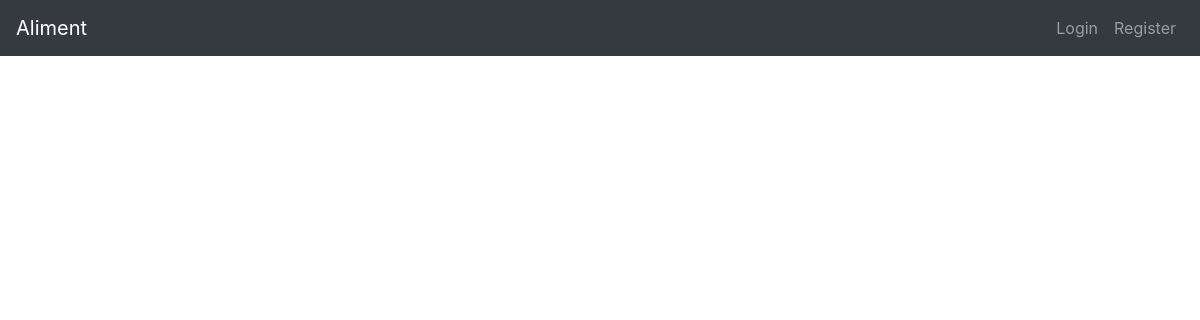
/products/, run on an earlier commit of the app's database.
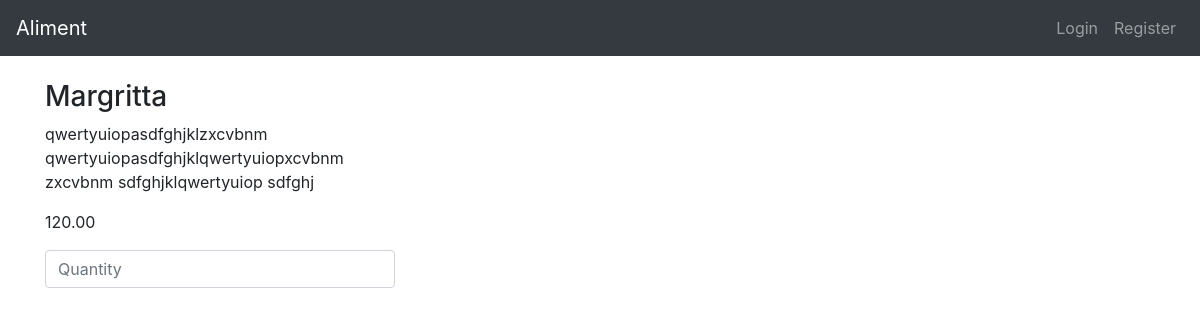
And on a later commit of the database.
### products/models.py (models this page shows, shortened)
class Product(models.Model):
    name = models.CharField(max_length=256, blank=False)
    detail = models.TextField()
    price = models.DecimalField(max_digits=10, decimal_places=2)
    image = models.ImageField(upload_to='images')

### products/views.py (the view)
# urls.py: path('products/', include('products.urls')),
def products(request):
    products = Product.objects.all()
    return render(request, 'products.html', {'products': products})

### products/templates/products.html (shortened to what this page needs)
{% extends 'base.html' %}
{% block content %}
<div class="row row-flex">
    {% for product in products %}
        <div class="col-xs-10 col-xs-offset-1 col-sm-offset-0 col-sm-6 col-md-4 display panel panel-default">
            <div class="panel-body">
                <h3>{{ product.name }}</h3>
                <p class="product-detail">{{ product.detail }}</p>
                <p> {{ product.price }}</p>
                <form method="post" action="{% url 'add_to_cart' product.id %}">
                    <div class="input-group">
                        <input name="quantity" type="number" min="1" max="999" class="form-control" placeholder="Quantity">
                    </div>
                </form>
            </div>
        </div>
    {% endfor %}
</div>
{% endblock %}

### products/templates/base.html (shortened to what this page needs)
<!doctype html>
<html lang="en">
  <head>
    <link rel="stylesheet" href="https://stackpath.bootstrapcdn.com/bootstrap/4.5.0/css/bootstrap.min.css">
  </head>
  <body>
    <nav class="navbar navbar-expand-lg navbar-dark bg-dark">
    <a class="navbar-brand" href="{% url 'home' %}">Aliment</a>
    <div class="collapse navbar-collapse" id="navbarSupportedContent">
        <ul class="navbar-nav ml-auto">
            {% if user.is_authenticated %}
                <li class="nav-item">
                    <a class="nav-link" href="{% url 'edit_profile' %}">Edit Profile</a>
                </li>
                <!--
                <li class="nav-item">
                    <a class="nav-link" href="{% url 'change_password' %}">Change Password</a>
                </li>
                -->
                <li class="nav-item">
                    <a class="nav-link" href="{% url 'logout' %}">Logout</a>
                </li>
            {% else %}
                <li class="nav-item">
                    <a class="nav-link" href="{% url 'login' %}">Login</a>
                </li>
                <li class="nav-item">
                    <a class="nav-link" href="{% url 'register' %}">Register</a>
                </li>
            {% endif %}
        </ul>
    </div>
    </nav>
    <br>
    <div class="container">
        {% block content %}
        {% endblock %}
    </div>
  </body>
</html>

What changed in the data, as far as the page shows it:
added Product: name "Margritta", detail "qwertyuiopasdfghjklzxcvbnm qwertyuiopasdfghjklqwertyuiopxcvbnm zxcvbnm sdfghjklqwertyuiop sdfghj", price "120.00"
